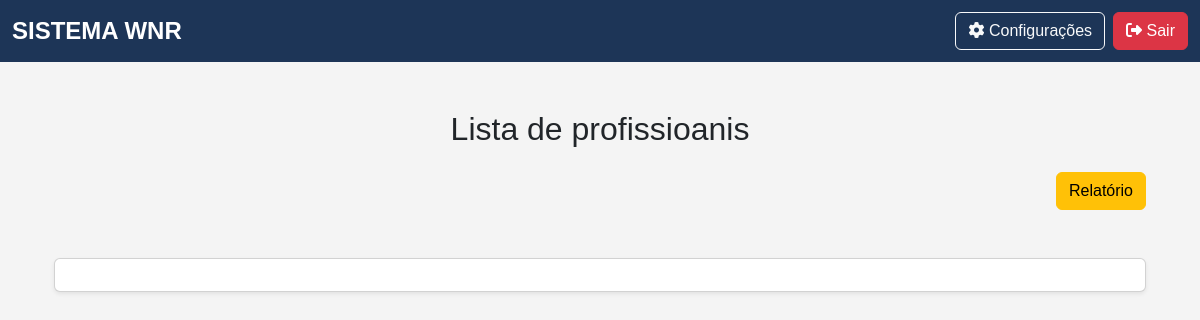
/listar_profissional (signed in), run on an earlier commit of the app's database.
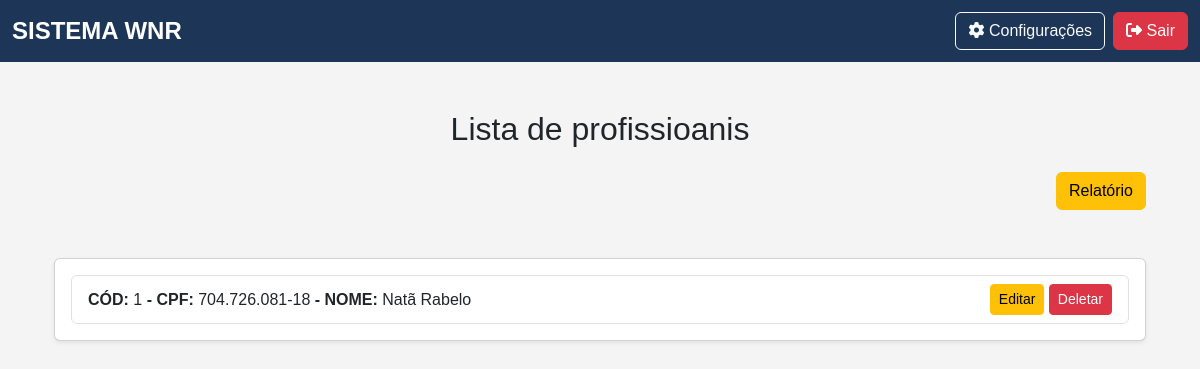
And on a later commit of the database.
### app/models.py (models this page shows)
class Profissional(db.Model):
    __tablename__ = "profissionais"
    id                      = Column(Integer, primary_key=True, index=True)
    nome                    = Column(String, index=True)
    cpf                     = Column(String(11), unique=True, index=True)
    email                   = Column(String, unique=True, index=True)
    data_nascimento         = Column(Date)
    bairro                  = Column(String)
    banco                   = Column(String)
    cep                     = Column(String(8))
    cidade                  = Column(String)
    graduacao               = Column(String)
    issqn                   = Column(String)
    fone_pessoal            = Column(String)
    fone_profissional       = Column(String)
    foto                    = Column(String)
    curriculum_lattes       = Column(String)
    dias_horas_disponiveis  = Column(String)
    endereco_profissional   = Column(String)
    estado                  = Column(String)
    observacoes             = Column(String)
    pix                     = Column(String)
    registro_profissional   = Column(String)
    rg                      = Column(String)
    valor_minimo            = Column(Float)
    encaminhamentos = relationship("Encaminhamento", back_populates="profissional", cascade="all, delete-orphan")
    guias = relationship("Guia", back_populates="profissional")

### app/routes/professional_routes.py (the view)
@professional_bp.route('/listar_profissional', methods=['GET', 'POST'])
@login_required
@role_required('atendimento', 'financeiro', 'admin')
def listar_profissional():
    profissionais = Profissional.query.all()
    return render_template('professional/list.html', profissionais=profissionais)

### app/__init__.py (called while the page is built)
@login_manager.user_loader
def load_user(id):
    return Usuario.query.get(int(id))  # Converte para inteiro e busca no banco

### app/templates/professional/list.html (shortened to what this page needs)
{% extends 'base.html' %}
{% block content %}
<div class="container mt-5">
    <h2 class="text-center mb-4 mt-5">Lista de profissioanis</h2>
    <div class="row mt-4 mb-5">
        <div class="col-md-12 text-end">
            <a href="{{ url_for('report_bp.report_profissional') }}" class="btn btn-md btn-warning">Relatório</a>
        </div>
    </div>
    <div class="card shadow-sm">
        <div class="card-body">
            <ul class="list-group">
                {% for profissional in profissionais %}
                    <li class="list-group-item d-flex justify-content-between align-items-center">
                        <div>
                            <strong>CÓD: </strong>{{profissional.id}}
                            <strong> - CPF: </strong>{{profissional.cpf}}
                            <strong> - NOME: </strong>{{profissional.nome}}
                        </div>
                        <div>
                            <a href="{{ url_for('professional_bp.editar_profissional', id=profissional.id) }}" class="btn btn-sm btn-warning">Editar</a>
                            <a href="{{ url_for('professional_bp.deletar_profissional', id=profissional.id) }}" class="btn btn-sm btn-danger">Deletar</a>
                        </div>
                    </li>
                {% endfor %}
            </ul>
        </div>
    </div>
</div>
{% endblock %}

What changed in the data, as far as the page shows it:
added Profissional: id "1", cpf "704.726.081-18", nome "Natã Rabelo"
